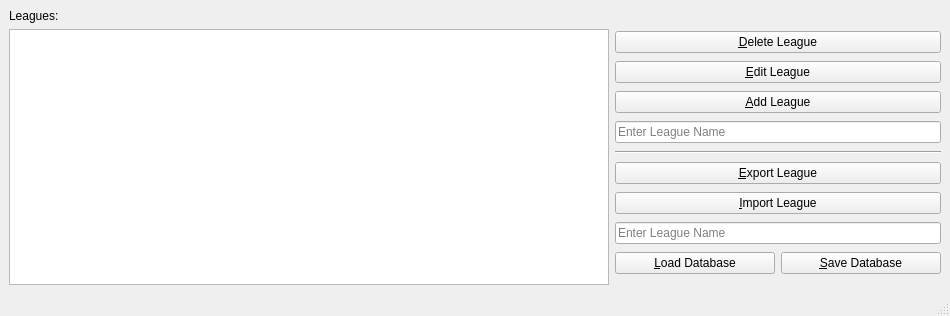
<?xml version="1.0" encoding="UTF-8"?>
<ui version="4.0">
 <class>MainWindow</class>
 <widget class="QMainWindow" name="MainWindow">
  <property name="geometry">
   <rect>
    <x>0</x>
    <y>0</y>
    <width>950</width>
    <height>316</height>
   </rect>
  </property>
  <property name="focusPolicy">
   <enum>Qt::TabFocus</enum>
  </property>
  <property name="windowTitle">
   <string>Curling League Database</string>
  </property>
  <property name="windowIcon">
   <iconset>
    <normaloff>icon.png</normaloff>icon.png</iconset>
  </property>
  <widget class="QWidget" name="centralwidget">
   <layout class="QHBoxLayout" name="horizontalLayout_3">
    <item>
     <layout class="QVBoxLayout" name="verticalLayout_2">
      <item>
       <widget class="QLabel" name="label">
        <property name="text">
         <string>Leagues:</string>
        </property>
       </widget>
      </item>
      <item>
       <layout class="QHBoxLayout" name="horizontalLayout_2">
        <item>
         <widget class="QListWidget" name="leagues_listwidget">
          <property name="minimumSize">
           <size>
            <width>600</width>
            <height>0</height>
           </size>
          </property>
         </widget>
        </item>
        <item>
         <layout class="QVBoxLayout" name="verticalLayout">
          <item>
           <widget class="QPushButton" name="delete_league_button">
            <property name="minimumSize">
             <size>
              <width>300</width>
              <height>0</height>
             </size>
            </property>
            <property name="text">
             <string>&amp;Delete League</string>
            </property>
           </widget>
          </item>
          <item>
           <widget class="QPushButton" name="edit_league_button">
            <property name="minimumSize">
             <size>
              <width>300</width>
              <height>0</height>
             </size>
            </property>
            <property name="text">
             <string>&amp;Edit League</string>
            </property>
           </widget>
          </item>
          <item>
           <widget class="QPushButton" name="add_league_button">
            <property name="minimumSize">
             <size>
              <width>300</width>
              <height>0</height>
             </size>
            </property>
            <property name="text">
             <string>&amp;Add League</string>
            </property>
           </widget>
          </item>
          <item>
           <widget class="QLineEdit" name="new_league_lineedit">
            <property name="minimumSize">
             <size>
              <width>300</width>
              <height>0</height>
             </size>
            </property>
            <property name="placeholderText">
             <string>Enter League Name</string>
            </property>
           </widget>
          </item>
          <item>
           <widget class="Line" name="line">
            <property name="minimumSize">
             <size>
              <width>300</width>
              <height>0</height>
             </size>
            </property>
            <property name="orientation">
             <enum>Qt::Horizontal</enum>
            </property>
           </widget>
          </item>
          <item>
           <widget class="QPushButton" name="export_league_button">
            <property name="minimumSize">
             <size>
              <width>300</width>
              <height>0</height>
             </size>
            </property>
            <property name="text">
             <string>&amp;Export League</string>
            </property>
           </widget>
          </item>
          <item>
           <widget class="QPushButton" name="import_league_button">
            <property name="minimumSize">
             <size>
              <width>300</width>
              <height>0</height>
             </size>
            </property>
            <property name="text">
             <string>&amp;Import League</string>
            </property>
           </widget>
          </item>
          <item>
           <widget class="QLineEdit" name="import_league_lineedit">
            <property name="minimumSize">
             <size>
              <width>300</width>
              <height>0</height>
             </size>
            </property>
            <property name="placeholderText">
             <string>Enter League Name</string>
            </property>
           </widget>
          </item>
          <item>
           <layout class="QHBoxLayout" name="horizontalLayout">
            <item>
             <widget class="QPushButton" name="load_database_button">
              <property name="minimumSize">
               <size>
                <width>150</width>
                <height>0</height>
               </size>
              </property>
              <property name="text">
               <string>&amp;Load Database</string>
              </property>
             </widget>
            </item>
            <item>
             <widget class="QPushButton" name="save_database_button">
              <property name="minimumSize">
               <size>
                <width>150</width>
                <height>0</height>
               </size>
              </property>
              <property name="text">
               <string>&amp;Save Database</string>
              </property>
             </widget>
            </item>
           </layout>
          </item>
         </layout>
        </item>
       </layout>
      </item>
     </layout>
    </item>
   </layout>
  </widget>
  <widget class="QMenuBar" name="menubar">
   <property name="geometry">
    <rect>
     <x>0</x>
     <y>0</y>
     <width>950</width>
     <height>22</height>
    </rect>
   </property>
  </widget>
  <widget class="QStatusBar" name="statusbar"/>
 </widget>
 <tabstops>
  <tabstop>load_database_button</tabstop>
  <tabstop>save_database_button</tabstop>
  <tabstop>delete_league_button</tabstop>
  <tabstop>edit_league_button</tabstop>
  <tabstop>add_league_button</tabstop>
  <tabstop>new_league_lineedit</tabstop>
  <tabstop>import_league_button</tabstop>
  <tabstop>import_league_lineedit</tabstop>
  <tabstop>export_league_button</tabstop>
  <tabstop>leagues_listwidget</tabstop>
 </tabstops>
 <resources/>
 <connections/>
</ui>
